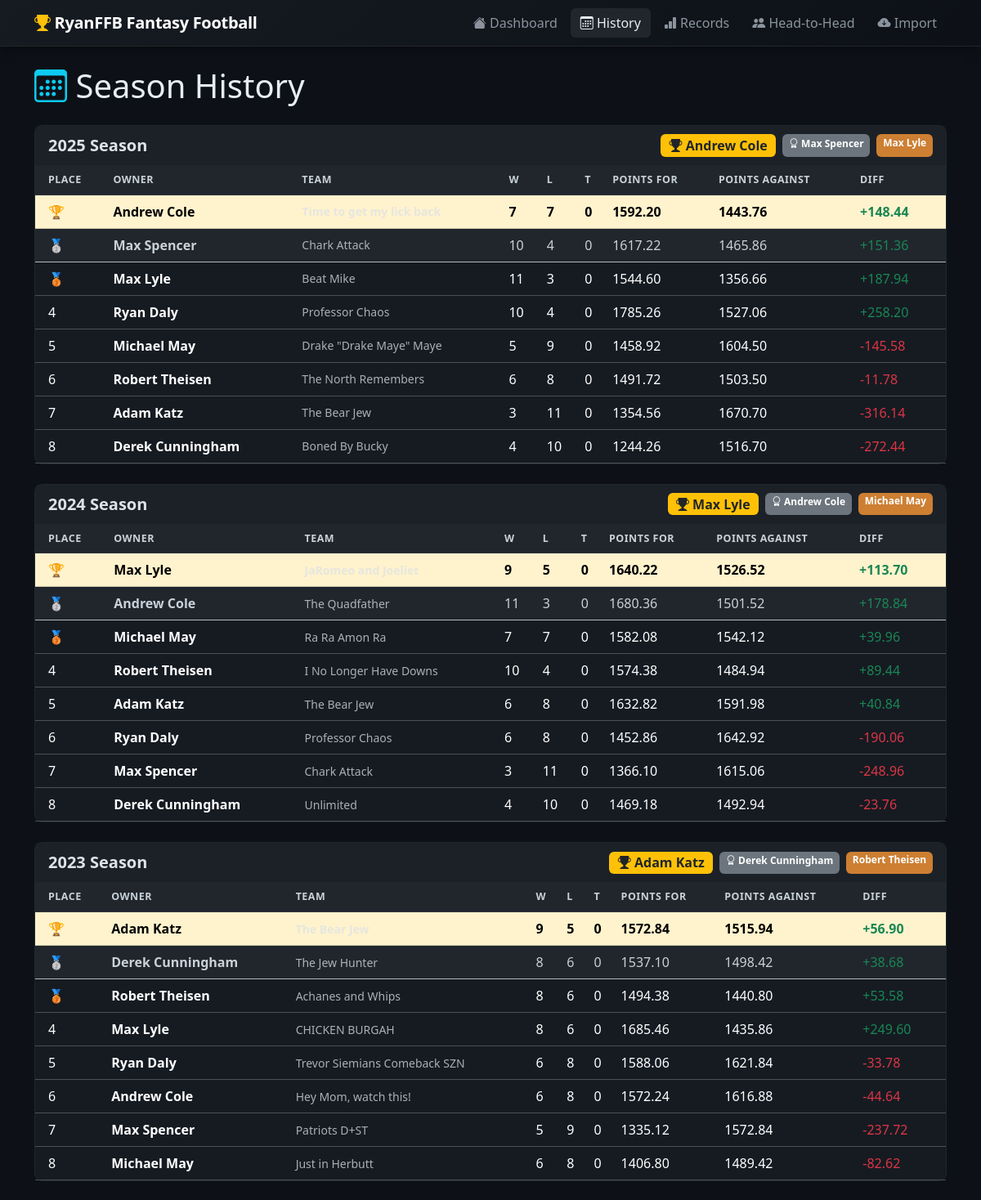
The app's page /history (upper part) with its own data.
### tables this page shows
CREATE TABLE seasons (
            year               INTEGER PRIMARY KEY,
            champion_owner     TEXT,
            champion_team      TEXT,
            champion_wins      INTEGER,
            champion_losses    INTEGER,
            champion_points    REAL,
            runner_up_owner    TEXT,
            runner_up_team     TEXT,
            third_place_owner  TEXT,
            reg_season_weeks   INTEGER
        );

CREATE TABLE teams (
            id              INTEGER PRIMARY KEY AUTOINCREMENT,
            year            INTEGER,
            owner           TEXT,
            team_name       TEXT,
            wins            INTEGER,
            losses          INTEGER,
            ties            INTEGER,
            points_for      REAL,
            points_against  REAL,
            final_standing  INTEGER,
            UNIQUE(year, owner)
        );

### app.py (the view)
@app.route("/history")
def history():
    conn = get_db()
    seasons = conn.execute("SELECT * FROM seasons ORDER BY year DESC").fetchall()
    season_data = []
    for s in seasons:
        teams = conn.execute("""
            SELECT * FROM teams WHERE year = ?
            ORDER BY final_standing ASC
        """, (s["year"],)).fetchall()
        season_data.append({"season": s, "teams": teams})
    conn.close()
    return render_template("history.html",
        league_name=LEAGUE_NAME,
        season_data=season_data,
        has_data=_has_data(),
    )

### app.py (called while the page is built)
def _has_data():
    conn = get_db()
    count = conn.execute("SELECT COUNT(*) FROM seasons").fetchone()[0]
    conn.close()
    return count > 0

### database.py (called while the page is built)
def get_db():
    os.makedirs(os.path.dirname(DATABASE_PATH), exist_ok=True)
    conn = sqlite3.connect(DATABASE_PATH)
    conn.row_factory = sqlite3.Row
    return conn

### templates/history.html (shortened to what this page needs)
{% extends 'base.html' %}
{% block content %}
<h1 class="mb-4"><i class="bi bi-calendar3 text-info"></i> Season History</h1>
{% if not has_data %}
<div class="alert alert-info">
  No data imported yet. <a href="/import" class="alert-link">Import league data</a> to get started.
</div>
{% elif not season_data %}
<div class="alert alert-secondary">No season data available.</div>
{% else %}
{% for item in season_data %}
{% set s = item.season %}
<div class="card mb-4">
  <div class="card-header d-flex align-items-center justify-content-between flex-wrap gap-2">
    <h5 class="mb-0 fw-bold">{{ s['year'] }} Season</h5>
    <div class="d-flex gap-2 flex-wrap">
      {% if s['champion_owner'] %}
      <span class="badge bg-warning text-dark fs-6">
        <i class="bi bi-trophy-fill"></i> {{ s['champion_owner'] }}
      </span>
      {% endif %}
      {% if s['runner_up_owner'] %}
      <span class="badge bg-secondary">
        <i class="bi bi-award"></i> {{ s['runner_up_owner'] }}
      </span>
      {% endif %}
      {% if s['third_place_owner'] %}
      <span class="badge" style="background:#cd7f32;">
        {{ s['third_place_owner'] }}
      </span>
      {% endif %}
    </div>
  </div>
  <div class="card-body p-0">
    <div class="table-responsive">
      <table class="table table-hover align-middle mb-0">
        <thead class="table-secondary text-dark">
          <tr>
            <th class="ps-3">Place</th>
            <th>Owner</th>
            <th>Team</th>
            <th>W</th>
            <th>L</th>
            <th>T</th>
            <th>Points For</th>
            <th>Points Against</th>
            <th class="pe-3">Diff</th>
          </tr>
        </thead>
        <tbody>
          {% for team in item.teams %}
          <tr {% if team['final_standing'] == 1 %}class="table-warning text-dark fw-bold"
              {% elif team['final_standing'] == 2 %}class="table-secondary"{% endif %}>
            <td class="ps-3">
              {% if team['final_standing'] == 1 %}🏆
              {% elif team['final_standing'] == 2 %}🥈
              {% elif team['final_standing'] == 3 %}🥉
              {% else %}{{ team['final_standing'] }}{% endif %}
            </td>
            <td><strong>{{ team['owner'] }}</strong></td>
            <td class="text-muted small">{{ team['team_name'] }}</td>
            <td>{{ team['wins'] }}</td>
            <td>{{ team['losses'] }}</td>
            <td>{{ team['ties'] if team['ties'] else 0 }}</td>
            <td>{{ "%.2f"|format(team['points_for']) }}</td>
            <td>{{ "%.2f"|format(team['points_against']) }}</td>
            <td class="pe-3 {% if team['points_for'] >= team['points_against'] %}text-success{% else %}text-danger{% endif %}">
              {{ "%+.2f"|format(team['points_for'] - team['points_against']) }}
            </td>
          </tr>
          {% endfor %}
        </tbody>
      </table>
    </div>
  </div>
</div>
{% endfor %}
{% endif %}
{% endblock %}

### static/style.css (style rules this page uses)
body { background-color: #0d1117; color: #e6edf3; min-height: 100vh; display: flex; flex-direction: column; }
.card { background-color: #161b22; border-color: #21262d; border-radius: 10px; }
.card-header { background-color: #1c2128; border-bottom-color: #21262d; padding: .65rem 1rem; }
.table { --bs-table-bg: transparent; --bs-table-hover-bg: rgba(255,255,255,.04); color: #e6edf3; }
.table-secondary { --bs-table-bg: #21262d; --bs-table-color: #c9d1d9; }
thead th { font-size: .78rem; font-weight: 600; text-transform: uppercase; letter-spacing: .04em; border-bottom: 1px solid #30363d !important; }

### records on screen
seasons: year "2025", champion_owner "Andrew Cole", runner_up_owner "Max Spencer", third_place_owner "Max Lyle"
teams: owner "Andrew Cole", wins "7", losses "7", ties "0", points_for "1592.20", points_against "1443.76", team['points_for']-team['points_against'] "+148.44"
teams: owner "Max Spencer", team_name "Chark Attack", wins "10", losses "4", ties "0", points_for "1617.22", points_against "1465.86", team['points_for']-team['points_against'] "+151.36"
teams: owner "Max Lyle", team_name "Beat Mike", wins "11", losses "3", ties "0", points_for "1544.60", points_against "1356.66", team['points_for']-team['points_against'] "+187.94"
teams: final_standing "4", owner "Ryan Daly", team_name "Professor Chaos", wins "10", losses "4", ties "0", points_for "1785.26", points_against "1527.06", team['points_for']-team['points_against'] "+258.20"
teams: final_standing "5", owner "Michael May", team_name "Drake \"Drake Maye\" Maye", wins "5", losses "9", ties "0", points_for "1458.92", points_against "1604.50", team['points_for']-team['points_against'] "-145.58"
teams: final_standing "6", owner "Robert Theisen", team_name "The North Remembers", wins "6", losses "8", ties "0", points_for "1491.72", points_against "1503.50", team['points_for']-team['points_against'] "-11.78"
teams: final_standing "7", owner "Adam Katz", team_name "The Bear Jew", wins "3", losses "11", ties "0", points_for "1354.56", points_against "1670.70", team['points_for']-team['points_against'] "-316.14"
teams: final_standing "8", owner "Derek Cunningham", team_name "Boned By Bucky", wins "4", losses "10", ties "0", points_for "1244.26", points_against "1516.70", team['points_for']-team['points_against'] "-272.44"
seasons: year "2024", champion_owner "Max Lyle", runner_up_owner "Andrew Cole", third_place_owner "Michael May"
teams: owner "Max Lyle", wins "9", losses "5", ties "0", points_for "1640.22", points_against "1526.52", team['points_for']-team['points_against'] "+113.70"
teams: owner "Andrew Cole", team_name "The Quadfather", wins "11", losses "3", ties "0", points_for "1680.36", points_against "1501.52", team['points_for']-team['points_against'] "+178.84"
teams: owner "Michael May", team_name "Ra Ra Amon Ra", wins "7", losses "7", ties "0", points_for "1582.08", points_against "1542.12", team['points_for']-team['points_against'] "+39.96"
teams: final_standing "4", owner "Robert Theisen", team_name "I No Longer Have Downs", wins "10", losses "4", ties "0", points_for "1574.38", points_against "1484.94", team['points_for']-team['points_against'] "+89.44"
teams: final_standing "5", owner "Adam Katz", team_name "The Bear Jew", wins "6", losses "8", ties "0", points_for "1632.82", points_against "1591.98", team['points_for']-team['points_against'] "+40.84"
teams: final_standing "6", owner "Ryan Daly", team_name "Professor Chaos", wins "6", losses "8", ties "0", points_for "1452.86", points_against "1642.92", team['points_for']-team['points_against'] "-190.06"
teams: final_standing "7", owner "Max Spencer", team_name "Chark Attack", wins "3", losses "11", ties "0", points_for "1366.10", points_against "1615.06", team['points_for']-team['points_against'] "-248.96"
teams: final_standing "8", owner "Derek Cunningham", team_name "Unlimited", wins "4", losses "10", ties "0", points_for "1469.18", points_against "1492.94", team['points_for']-team['points_against'] "-23.76"
seasons: year "2023", champion_owner "Adam Katz", runner_up_owner "Derek Cunningham", third_place_owner "Robert Theisen"
teams: owner "Adam Katz", wins "9", losses "5", ties "0", points_for "1572.84", points_against "1515.94", team['points_for']-team['points_against'] "+56.90"
teams: owner "Derek Cunningham", team_name "The Jew Hunter", wins "8", losses "6", ties "0", points_for "1537.10", points_against "1498.42", team['points_for']-team['points_against'] "+38.68"
teams: owner "Robert Theisen", team_name "Achanes and Whips", wins "8", losses "6", ties "0", points_for "1494.38", points_against "1440.80", team['points_for']-team['points_against'] "+53.58"
teams: final_standing "4", owner "Max Lyle", team_name "CHICKEN BURGAH", wins "8", losses "6", ties "0", points_for "1685.46", points_against "1435.86", team['points_for']-team['points_against'] "+249.60"
teams: final_standing "5", owner "Ryan Daly", team_name "Trevor Siemians Comeback SZN", wins "6", losses "8", ties "0", points_for "1588.06", points_against "1621.84", team['points_for']-team['points_against'] "-33.78"
teams: final_standing "6", owner "Andrew Cole", team_name "Hey Mom, watch this!", wins "6", losses "8", ties "0", points_for "1572.24", points_against "1616.88", team['points_for']-team['points_against'] "-44.64"
teams: final_standing "7", owner "Max Spencer", team_name "Patriots D+ST", wins "5", losses "9", ties "0", points_for "1335.12", points_against "1572.84", team['points_for']-team['points_against'] "-237.72"
teams: final_standing "8", owner "Michael May", team_name "Just in Herbutt", wins "6", losses "8", ties "0", points_for "1406.80", points_against "1489.42", team['points_for']-team['points_against'] "-82.62"

### other values on screen
{{ league_name }} "RyanFFB Fantasy Football"
